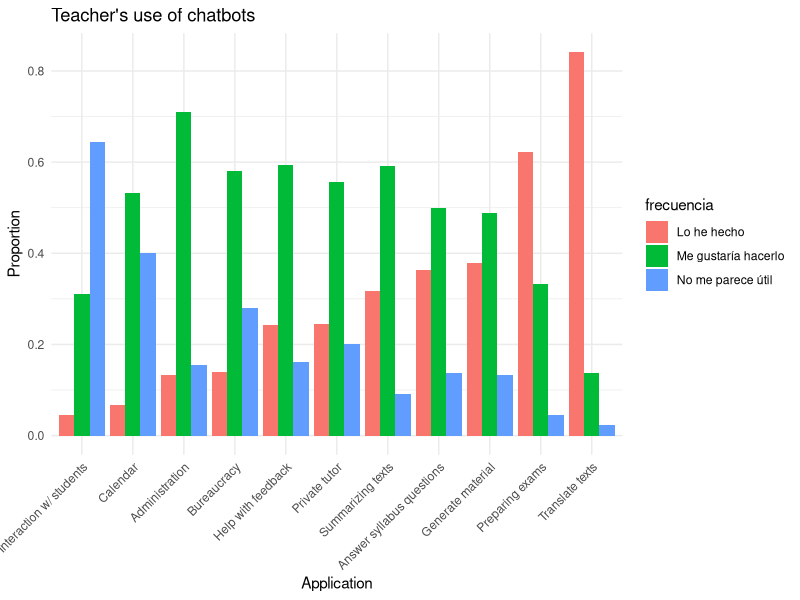

Here is the R script that generated this plot:
## ---- chunk 1
library(ggplot2)
library(dplyr)
library(tidyr)

frecuencias_data <- read.csv("../data/frecuencias-uso-docentes.csv", header = TRUE, na.strings="", sep = ";")

columnas <- strsplit("administrativas;burocracia;calendario;comunicacion-profesorado;feedback;generar-material;preguntas-temario;preparar-examen;profesor-particular;resumen;traduccion", ";")

resultados_uso <- data.frame( uso=character(),
                              frecuencia=character(),
                              porcentaje = numeric() );

for ( i in columnas[[1]] ) {
  i <- gsub("-", ".", i)

  porcentajes_data <-  frecuencias_data[i] %>% drop_na() %>% group_by(.data[[i]]) %>%
  summarise(Número = n()) %>%
  mutate(Proporción = Número / sum(Número))

  porcentajes_data$Frecuencia <- factor(porcentajes_data[[i]],
                                        levels = c("No me parece útil", "Me gustaría hacerlo", "Lo he hecho"))

  for (j in levels(porcentajes_data$Frecuencia) ) {
    resultados_uso <- rbind( resultados_uso,
                             data.frame( uso = i,
                                         frecuencia = j,
                                         porcentaje = sum( porcentajes_data$Proporción[porcentajes_data$Frecuencia == j] )
                             )
    )
  }

}

## ---- chunk 2
resultados_uso$uso <- factor(resultados_uso$uso,
                             levels = resultados_uso %>%
                               filter(frecuencia == "Lo he hecho") %>%
                               arrange(porcentaje) %>% pull(uso)
                             )

translated_labels <- c("Interaction w/ students",
                               "Calendar",
                               "Administration",
                               "Bureaucracy",
                               "Help with feedback",
                               "Private tutor",
                               "Summarizing texts",
                       "Answer syllabus questions",
                               "Generate material",
                               "Preparing exams",
                               "Translate texts")  
ggplot(resultados_uso, aes(x=uso, fill=frecuencia, y = porcentaje)) +
  geom_bar( stat="identity", position="dodge") +
  labs(title="Teacher's use of chatbots", x="Application", y="Proportion") +
  scale_x_discrete( labels = translated_labels ) +
  theme_minimal() +
  theme(axis.text.x = element_text(angle = 45, hjust = 1))
## ---- chunk 3
library(knitr)
library(kableExtra)
resultados_uso %>%
  pivot_wider(names_from = frecuencia, values_from = porcentaje) %>%
  arrange(desc(`Lo he hecho`)) %>%
  kable( digits=3,
         col.names = c("Application", "It's not useful", "I'd like to do it", "I've done it"),
         caption = "How often I have used chatbots for this purpose",
  ) %>%
  kable_styling( full_width = FALSE )
